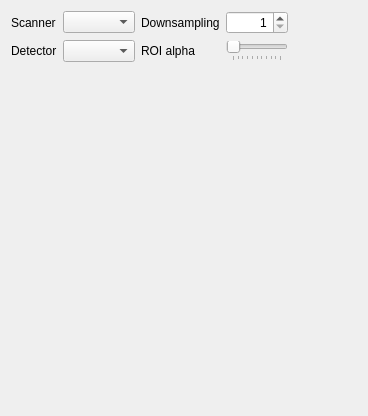
<?xml version="1.0" encoding="UTF-8"?>
<ui version="4.0">
 <class>Form</class>
 <widget class="QWidget" name="Form">
  <property name="geometry">
   <rect>
    <x>0</x>
    <y>0</y>
    <width>368</width>
    <height>416</height>
   </rect>
  </property>
  <property name="windowTitle">
   <string>Form</string>
  </property>
  <layout class="QGridLayout" name="gridLayout">
   <item row="0" column="0">
    <widget class="QLabel" name="label">
     <property name="text">
      <string>Scanner</string>
     </property>
    </widget>
   </item>
   <item row="0" column="1">
    <widget class="InterfaceCombo" name="scannerComboBox"/>
   </item>
   <item row="0" column="2">
    <widget class="QLabel" name="label_3">
     <property name="text">
      <string>Downsampling</string>
     </property>
    </widget>
   </item>
   <item row="0" column="3">
    <widget class="QSpinBox" name="downSampling">
     <property name="alignment">
      <set>Qt::AlignRight|Qt::AlignTrailing|Qt::AlignVCenter</set>
     </property>
     <property name="minimum">
      <number>1</number>
     </property>
     <property name="maximum">
      <number>1000</number>
     </property>
     <property name="value">
      <number>1</number>
     </property>
    </widget>
   </item>
   <item row="0" column="4">
    <spacer name="horizontalSpacer">
     <property name="orientation">
      <enum>Qt::Horizontal</enum>
     </property>
     <property name="sizeHint" stdset="0">
      <size>
       <width>68</width>
       <height>20</height>
      </size>
     </property>
    </spacer>
   </item>
   <item row="1" column="0">
    <widget class="QLabel" name="label_2">
     <property name="text">
      <string>Detector</string>
     </property>
    </widget>
   </item>
   <item row="1" column="1">
    <widget class="InterfaceCombo" name="detectorComboBox"/>
   </item>
   <item row="1" column="2">
    <widget class="QLabel" name="label_4">
     <property name="text">
      <string>ROI alpha</string>
     </property>
    </widget>
   </item>
   <item row="1" column="3">
    <widget class="QSlider" name="alphaSlider">
     <property name="maximum">
      <number>100</number>
     </property>
     <property name="singleStep">
      <number>2</number>
     </property>
     <property name="value">
      <number>0</number>
     </property>
     <property name="orientation">
      <enum>Qt::Horizontal</enum>
     </property>
     <property name="invertedAppearance">
      <bool>false</bool>
     </property>
     <property name="invertedControls">
      <bool>true</bool>
     </property>
     <property name="tickPosition">
      <enum>QSlider::TicksBelow</enum>
     </property>
    </widget>
   </item>
   <item row="1" column="4">
    <spacer name="horizontalSpacer_2">
     <property name="orientation">
      <enum>Qt::Horizontal</enum>
     </property>
     <property name="sizeHint" stdset="0">
      <size>
       <width>85</width>
       <height>20</height>
      </size>
     </property>
    </spacer>
   </item>
   <item row="2" column="0" colspan="5">
    <widget class="ImageView" name="plotWidget" native="true"/>
   </item>
  </layout>
 </widget>
 <customwidgets>
  <customwidget>
   <class>InterfaceCombo</class>
   <extends>QComboBox</extends>
   <header>acq4.util.InterfaceCombo</header>
  </customwidget>
  <customwidget>
   <class>ImageView</class>
   <extends>QWidget</extends>
   <header>pyqtgraph</header>
   <container>1</container>
  </customwidget>
 </customwidgets>
 <resources/>
 <connections/>
</ui>
